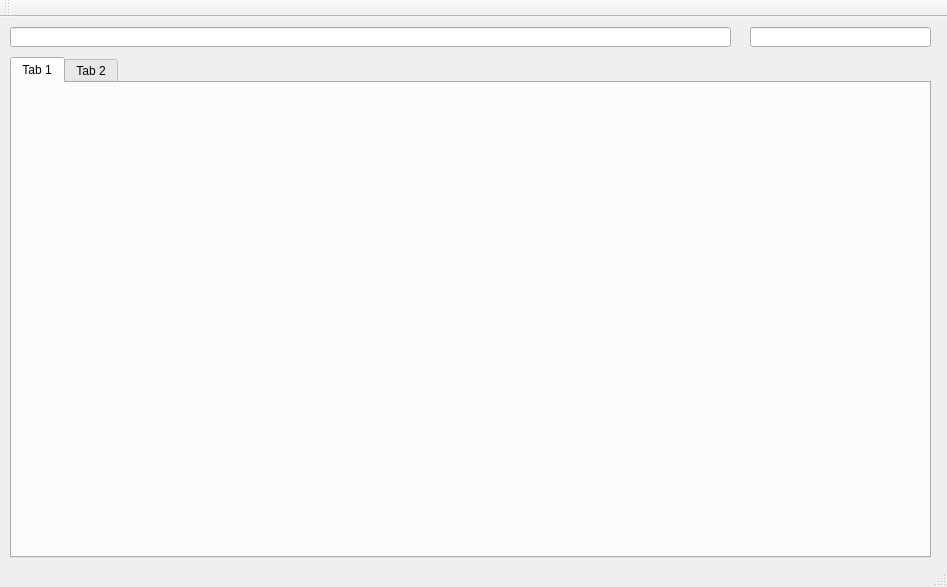
<?xml version="1.0" encoding="UTF-8"?>
<ui version="4.0">
 <class>Triton</class>
 <widget class="QMainWindow" name="Triton">
  <property name="geometry">
   <rect>
    <x>0</x>
    <y>0</y>
    <width>947</width>
    <height>587</height>
   </rect>
  </property>
  <property name="windowTitle">
   <string>Triton</string>
  </property>
  <widget class="QWidget" name="centralWidget">
   <widget class="QTabWidget" name="tabWidget">
    <property name="geometry">
     <rect>
      <x>10</x>
      <y>40</y>
      <width>921</width>
      <height>501</height>
     </rect>
    </property>
    <property name="currentIndex">
     <number>0</number>
    </property>
    <widget class="QWidget" name="tab">
     <attribute name="title">
      <string>Tab 1</string>
     </attribute>
    </widget>
    <widget class="QWidget" name="tab_2">
     <attribute name="title">
      <string>Tab 2</string>
     </attribute>
    </widget>
   </widget>
   <widget class="QLineEdit" name="lineEdit">
    <property name="geometry">
     <rect>
      <x>10</x>
      <y>10</y>
      <width>721</width>
      <height>20</height>
     </rect>
    </property>
   </widget>
   <widget class="QLineEdit" name="lineEdit_2">
    <property name="geometry">
     <rect>
      <x>750</x>
      <y>10</y>
      <width>181</width>
      <height>20</height>
     </rect>
    </property>
   </widget>
  </widget>
  <widget class="QMenuBar" name="menuBar">
   <property name="geometry">
    <rect>
     <x>0</x>
     <y>0</y>
     <width>947</width>
     <height>21</height>
    </rect>
   </property>
  </widget>
  <widget class="QToolBar" name="mainToolBar">
   <attribute name="toolBarArea">
    <enum>TopToolBarArea</enum>
   </attribute>
   <attribute name="toolBarBreak">
    <bool>false</bool>
   </attribute>
  </widget>
  <widget class="QStatusBar" name="statusBar"/>
 </widget>
 <layoutdefault spacing="6" margin="11"/>
 <resources/>
 <connections/>
</ui>
